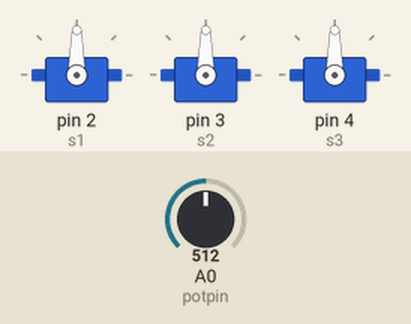
This sketch was run on a simulated Arduino Uno, built with avr-gcc and run on an emulated ATmega328P. Shown: 3 × servo. The test bench sets the inputs (shaded band); at power-on: A0 (potpin) = 512.

Above: at 1.2 s.
1.3 s: A0 (potpin) set to 716
At 2.4 s:
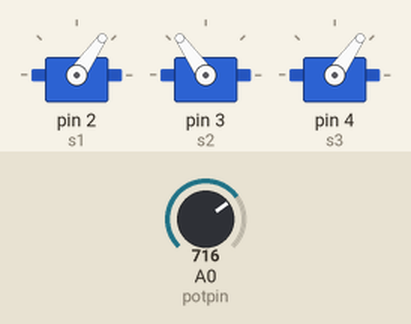
2.8 s: A0 (potpin) set to 900
At 3.8 s:
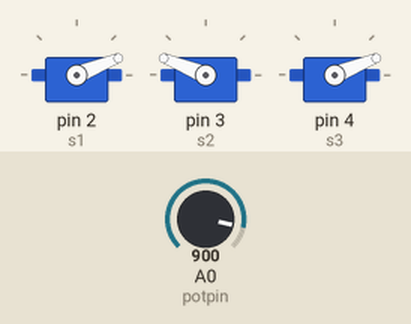
4.3 s: A0 (potpin) set to 1023
At 4.7 s:
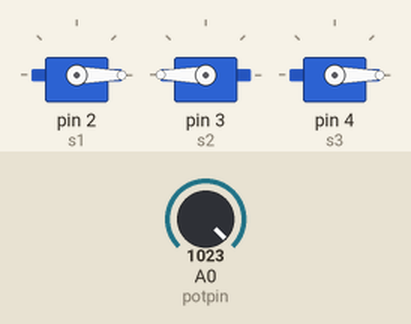
5.8 s: A0 (potpin) set to 306
At 6.1 s:
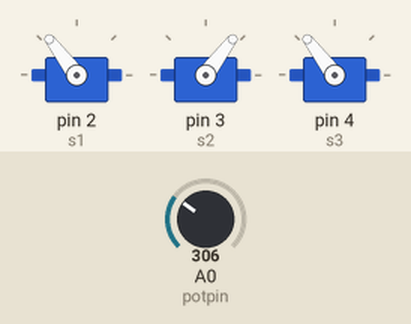
7.3 s: A0 (potpin) set to 122
At 8.1 s:
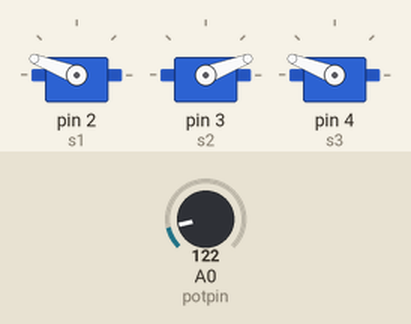
Timing chart, 0 to 9.8 s (numbered marks = the images above; inputs shaded):
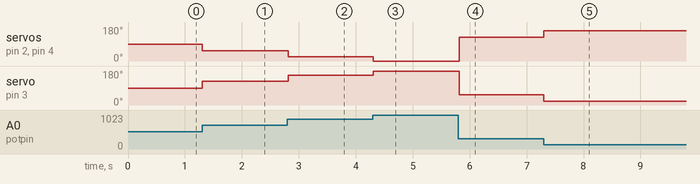

Measured:
- after the input at 1.3 s, servo on pin 2 (s1), servo on pin 4 (s3): 90° → 55° at once; servo on pin 3 (s2): 90° → 125° at once
- after the input at 2.8 s, servo on pin 2 (s1), servo on pin 4 (s3): 55° → 22° at once; servo on pin 3 (s2): 125° → 158° at once
- after the input at 4.3 s, servo on pin 2 (s1), servo on pin 4 (s3): 22° → 0° at once; servo on pin 3 (s2): 158° → 180° at once
- after the input at 5.8 s, servo on pin 2 (s1), servo on pin 4 (s3): 0° → 127° at once; servo on pin 3 (s2): 180° → 53° at once
- after the input at 7.3 s, servo on pin 2 (s1), servo on pin 4 (s3): 127° → 159° at once; servo on pin 3 (s2): 53° → 21° at once

The sketch:

Knob2.ino
```cpp
/*
  Controlling a servo position using a potentiometer (variable resistor)
  by Michal Rinott <http://people.interaction-ivrea.it/m.rinott>

  modified on 8 Nov 2013
  by Scott Fitzgerald
  http://www.arduino.cc/en/Tutorial/Knob
*/

#include <Servo.h>

Servo s1, s2, s3; // create servo object to control a servo

int potpin = A0;  // analog pin used to connect the potentiometer
int val;    // variable to read the value from the analog pin

void setup() {
  s1.attach(2);
  s2.attach(3);
  s3.attach(4);
  pinMode(A0, INPUT);
}

void loop() {
  val = analogRead(A0);
  val = map(val, 0, 1023, 180, 0);     // scale it to use it with the servo (value between 0 and 180)
  s1.write(val);
  s2.write(180-val);
  s3.write(val);
  delay(15);                           // waits for the servo to get there
}
```
